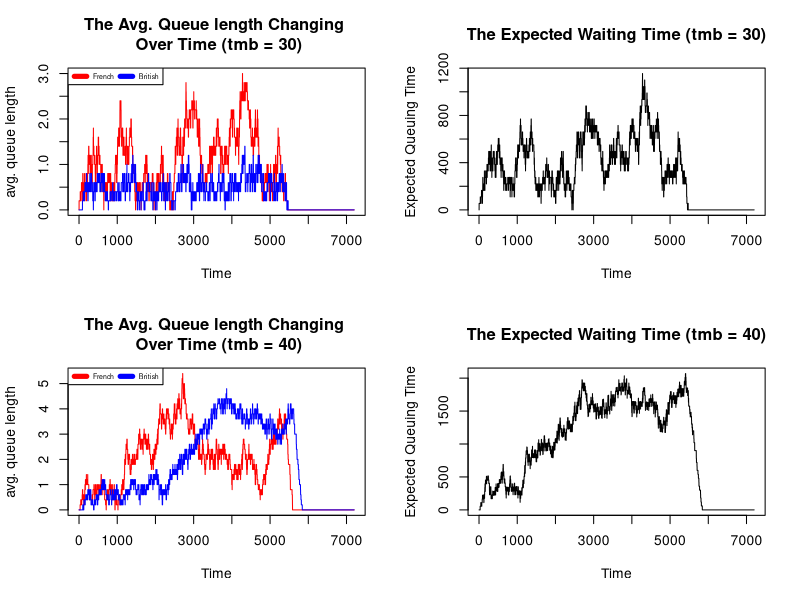

Reproduce this figure in R. (Note: a time limit stopped this script after it produced the figure.)
#the proportion of the work is equally assigned to each team member 

library(ggplot2)

slot_checker <- function(df_station) {
    # Function to check the available slot in the station
    # Parameters:
    #   - df_station(data.frame): the statistics of the stations
    # Return:
    #   - availability(bool): Whether there is an available slot or not
    total_lower_capacity <- nrow(df_station[df_station$queue < df_station$max_queue, ])
    if (total_lower_capacity > 0) {
        availability <- TRUE
    } else {
        availability <- FALSE
    }
    return(availability)
}

add_a_new_car <- function(df_station) {
    # Function to add a new car to the shorthest queue (if slot available)
    # Parameters:
    #   - df_station(data.frame): the statistics of the stations
    # Return:
    #   - df_station(data.frame): the statistics of the stations with new car if slot is available.
    short_queue <- min(df_station["queue"])
    short_stations <- df_station[df_station$queue == short_queue, ]
    short_stations <- df_station[df_station$queue == short_queue & df_station$queue < df_station$max_queue, ]

    if (nrow(short_stations) > 0) {
        first_short_stations <- min(short_stations["station"])
        df_station[df_station$station == first_short_stations, ]["queue"] <- df_station[df_station$station == first_short_stations, ]["queue"] + 1
    }
    return(df_station)
}

process_a_car <- function(df_station, pmin, pmax) {
    # Function to process a car (update the queue, subtract a car from the queue, assign a new car to be processed)
    # Parameters:
    #   - df_station(data.frame): the statistics of the stations
    #   - pmin(int): the lower bound of processing time (alpha in the Uniform distribution)
    #   - pmin(int): the upper bound of processing time (beta in the Uniform distribution)
    # Return:
    #   - df_station(data.frame): the statistics of the stations with updated state and queue
    df_station["next_car"] <- df_station$state <= df_station$next_state

    available_station <- df_station[df_station$next_car == TRUE & df_station$queue > 0, ]

    total_available_station <- nrow(available_station)

    processing_time <- runif(total_available_station, min = pmin, max = pmax)
    processing_time <- ceiling(processing_time)

    if (total_available_station > 0) {
        df_station[df_station$next_car == TRUE & df_station$queue > 0, ]["next_state"] <- available_station["state"] - processing_time
        df_station[df_station$next_car == TRUE & df_station$queue > 0, ]["ptime"] <- processing_time
        df_station[df_station$next_car == TRUE & df_station$queue > 0, ]["queue"] <- available_station["queue"] - 1
    }
    return(df_station)
}

qsim <- function(mf = 5, mb = 5, a.rate = .1, trb = 40, trf = 40, tmb = 30, tmf = 30, maxb = 20) {
    # Function to simulate the system
    # Parameters:
    #   - mf(int): Number of French stations
    #   - mb(int): Number of British stations
    #   - a.rate(float): is the probability of a car arriving each second.
    #   - trb(int): upper bound of processing time in british stations (beta)
    #   - trf(int): upper bound of processing time in french stations (beta)
    #   - tmb(int): lower bound of processing time in british stations (alpha)
    #   - tmf(int): lower bound of processing time in french stations (alpha)
    #   - maxb(int):  the maximum british queue length (per station)
    # Returns:
    #   - nf(vector): a vector giving the average length of the french queues, for each simulation second
    #   - nb(vector): a vector giving the average length of the british queues, for each simulation second
    #   - eq(vector): a vector giving the average expected waiting time

    total_state <- 2 * 60 * 60
    france_station <- data.frame(
        "station" = 1:mf, 
        "queue" = rep(0, mf), 
        "state" = total_state, 
        "next_state" = total_state, 
        "next_car" = TRUE, 
        max_queue = Inf, 
        ptime = 0
        )
    british_station <- data.frame(
        "station" = 1:mf, 
        "queue" = rep(0, mf), 
        "state" = total_state, 
        "next_state" = total_state, 
        "next_car" = TRUE, 
        max_queue = maxb, 
        ptime = 0
        )

    nf <- c()
    nb <- c()
    eq <- c()

    for (i in 1:total_state) {
        # TODO: To stop the process 30 mins before departure.
        if (min(france_station$state) >= (30 * 60)) {
            is_car_arrive <- rbinom(1, 1, a.rate)
        } else {
            is_car_arrive <- FALSE
        }
        is_british_available <- slot_checker(british_station)

        n_state_f <- sum(france_station["queue"])
        n_state_b <- sum(british_station["queue"])

        # Function to add a new car to the queue on French
        if (is_car_arrive) {
            france_station <- add_a_new_car(france_station)
        }

        # Function to add a new car to the queue on British
        if (is_british_available) {
            # Process a car on the French Station
            france_station <- process_a_car(france_station, pmin = tmf, pmax = tmf + trf)
        }

        # Add a new car to British Station
        if (is_british_available & sum(france_station["queue"]) < n_state_f) {
            british_station <- add_a_new_car(british_station)
            n_state_f <- sum(france_station["queue"])
        }

        british_station <- process_a_car(british_station, pmin = tmb, pmax = tmb + trb)

        # Statistic of processing time, derived from mean of uniform distribution
        mean_proc_time_french <- (trf + tmf + trf)/2
        mean_proc_time_british <- (trb + tmb + trb)/2

        nf <- c(nf, mean(france_station$queue))
        nb <- c(nb, mean(british_station$queue))
        eq <- c(eq, (n_state_f * mean_proc_time_french) + (n_state_b * mean_proc_time_british))

        france_station["state"] <- france_station["state"] - 1
        british_station["state"] <- british_station["state"] - 1
    }
    return(list(nf = nf, nb = nb, eq = eq))
}

res1 <- qsim(mf = 5, mb = 5, a.rate = .1, trb = 40, trf = 40, tmb = 30, tmf = 30, maxb = 20)
res2 <- qsim(mf = 5, mb = 5, a.rate = .1, trb = 40, trf = 40, tmb = 40, tmf = 30, maxb = 20)

df_stat1 <- data.frame(
    time = 1:7200,
    nf = unlist(res1$nf),
    nb = unlist(res1$nb),
    eq = unlist(res1$eq)
)
df_stat2 <- data.frame(
    time = 1:7200,
    nf = unlist(res2$nf),
    nb = unlist(res2$nb),
    eq = unlist(res2$eq)
)

# Combine these plot into a single of graph (4 panels 2x2)
par(mfrow = c(2, 2))
plot(df_stat1$nf, type = "l", xlab = "Time", ylab = "avg. queue length", main = "The Avg. Queue length Changing \n Over Time (tmb = 30)", col = "red")
lines(df_stat1$nb, col = "blue")
legend(x = "topleft",inset = 0, legend = c("French", "British"), col=c('Red', 'Blue'), lwd=5, cex=.5, horiz = TRUE)
plot(df_stat1$eq, type = "l", xlab = "Time", ylab = "Expected Queuing Time", main = "The Expected Waiting Time (tmb = 30)")
plot(df_stat2$nf, type = "l", xlab = "Time", ylab = "avg. queue length", main = "The Avg. Queue length Changing \n Over Time (tmb = 40)", col = "red")
lines(df_stat2$nb, col = "blue")
legend(x = "topleft",inset = 0, legend = c("French", "British"), col=c('Red', 'Blue'), lwd=5, cex=.5, horiz = TRUE)
plot(df_stat2$eq, type = "l", xlab = "Time", ylab = "Expected Queuing Time", main = "The Expected Waiting Time (tmb = 40)")


# Simulation through 100 iterations with default parameters
simulations <- c()
n_simulation <- 100
for (i in 1:n_simulation){
    iter_res = qsim(mf = 5, mb = 5, a.rate = .1, trb = 40, trf = 40, tmb = 30, tmf = 30, maxb = 20)
    gt_0 <- (iter_res$nf[7200]+iter_res$nb[7200])>0
    simulations <- c(simulations, gt_0)
}
probability_missing_car = sum(simulations)/n_simulation
# Proabbility of at least 1 car left
cat(probability_missing_car)
